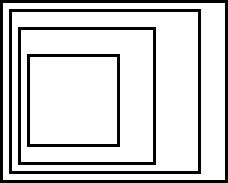
#> input picture 60569457-goodFeaturesToTrack-rectangle-corner-detection/1.jpg, 228 x 183 px
$ python corner_detection_rectangle.py
#> lines starting #> are read from the running program, lines starting #| are printed output that depends on the picture; after the words box and inside, x2 and y2 are one past the last pixel; in counts of white or black regions, pixels touching at a corner belong together
import cv2

# Load image, grayscale, blur, Otsu's threshold
image = cv2.imread('1.jpg')
#> image is the input picture: shape (183, 228, 3); min 0, max 255, mean 210.8
gray = cv2.cvtColor(image, cv2.COLOR_BGR2GRAY)
blur = cv2.GaussianBlur(gray, (3,3), 0)
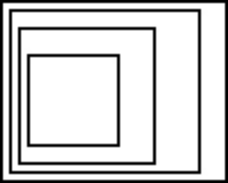
#> blur: shape (183, 228); min 0, max 255, mean 210.8
thresh = cv2.threshold(blur, 0, 255, cv2.THRESH_BINARY_INV + cv2.THRESH_OTSU)[1]
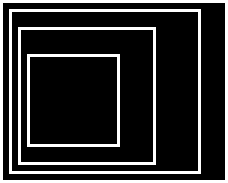
#> thresh: shape (183, 228); 17.3% white; 4 white regions

# Remove small noise with contour area filtering
cnts = cv2.findContours(thresh, cv2.RETR_TREE, cv2.CHAIN_APPROX_SIMPLE)
#> cnts = 8 contours; box (x1, y1, x2, y2) and area: (0, 0, 228, 183) 41314, (2, 2, 226, 181) 39692, (9, 9, 201, 174) 31324, (11, 11, 199, 172) 29918, (18, 27, 156, 165) 18769, (20, 29, 154, 163) 17687, (27, 54, 120, 147) 8464, (29, 56, 118, 145) 7742
cnts = cnts[0] if len(cnts) == 2 else cnts[1]
for c in cnts:
    area = cv2.contourArea(c)
    if area < 150:
        cv2.drawContours(thresh, [c], -1, 0, -1)
#> this loop made 8 passes
#> (c, area) on passes 1, 3, 5, 7: ([[0, 0], [0, 182], [227, 182], [227, 0]], 41314), ([[9, 9], [9, 173], [200, 173], [200, 9]], 31324), ([[18, 27], [18, 164], [155, 164], [155, 27]], 18769), ([[27, 54], [27, 146], [119, 146], [119, 54]], 8464)
#> area on passes 2, 4, 6, 8: 39692, 29918, 17687, 7742

# Find corners and draw onto image
corners = cv2.goodFeaturesToTrack(thresh,150,0.5,5)
#> corners = 16 rows, first 8: [224, 179], [3, 179], [200, 173], [9, 173], [155, 164], [18, 164], [119, 146], [27, 146]
for corner in corners:
    x,y = corner.ravel()
    cv2.circle(image,(x,y),3,(36,255,12),-1)
#> this loop made 16 passes
#> (x, y) on passes 1 to 12: (224, 179), (3, 179), (200, 173), (9, 173), (155, 164), (18, 164), (119, 146), (27, 146), (116, 57), (30, 57), (152, 30), (21, 30)
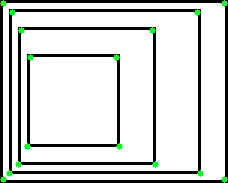
#> image: shape (183, 228, 3); 1.11% of pixels changed, all inside (x1, y1, x2, y2) = (0, 0, 228, 183)

# The number of rectangles is corners / 4
print('Rectangles: {}'.format(len(corners)/4))
#| Rectangles: 4.0

cv2.imshow('image', image)
cv2.waitKey()

$ run again, with 60569457-goodFeaturesToTrack-rectangle-corner-detection/2.jpg copied over 60569457-goodFeaturesToTrack-rectangle-corner-detection/1.jpg
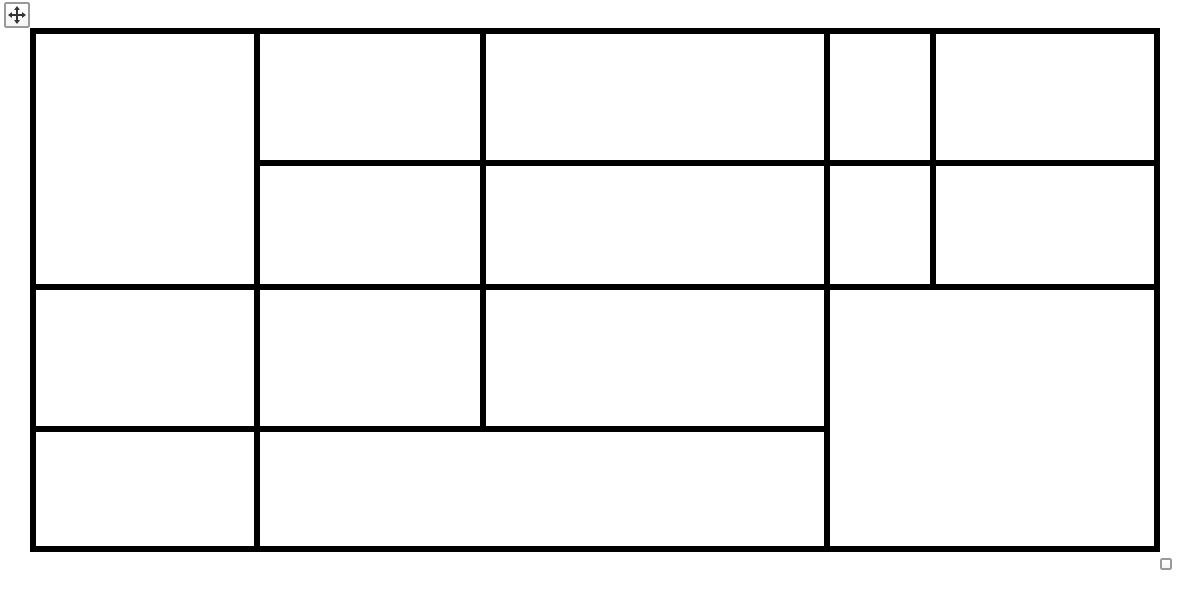
#> input picture 60569457-goodFeaturesToTrack-rectangle-corner-detection/2.jpg, 1188 x 594 px
#> image is the input picture: shape (594, 1188, 3); min 0, max 255, mean 238.2
#> `thresh = cv2.threshold(blur, 0, 255, cv2.THRESH_BINARY_INV + cv2.THRES..`:
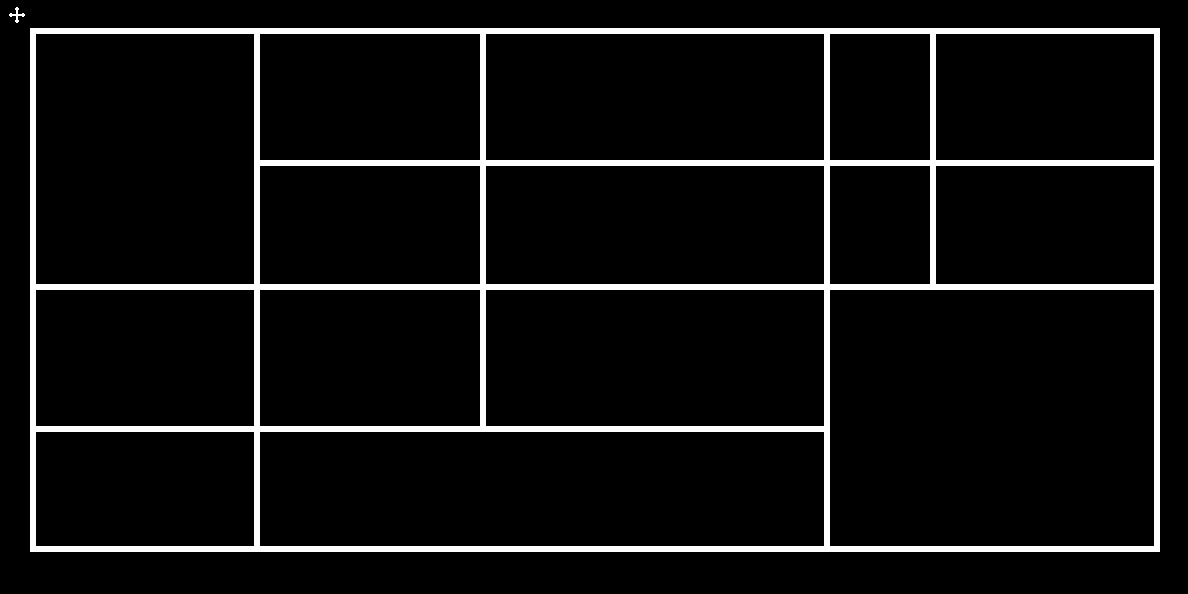
#> thresh: shape (594, 1188); 6.6% white; 2 white regions
#> cnts = 17 contours; largest, box (x1, y1, x2, y2) and area: (30, 28, 1160, 552) 590467, (829, 289, 1155, 547) 83523, (259, 431, 825, 547) 64973, (35, 33, 255, 285) 54967, (485, 289, 825, 427) 46441
#> the loop `for c in cnts:` made 17 passes
#> area on passes 2 to 9: 64973, 25183, 83523, 46441, 30275, 30001, 26059, 12017
#> corners = 64 rows, first 8: [1159, 551], [30, 551], [1153, 545], [830, 545], [823, 545], [260, 545], [253, 545], [36, 545]
#> the loop `for corner in corners:` made 64 passes
#> after the loop `for corner in corners:`:
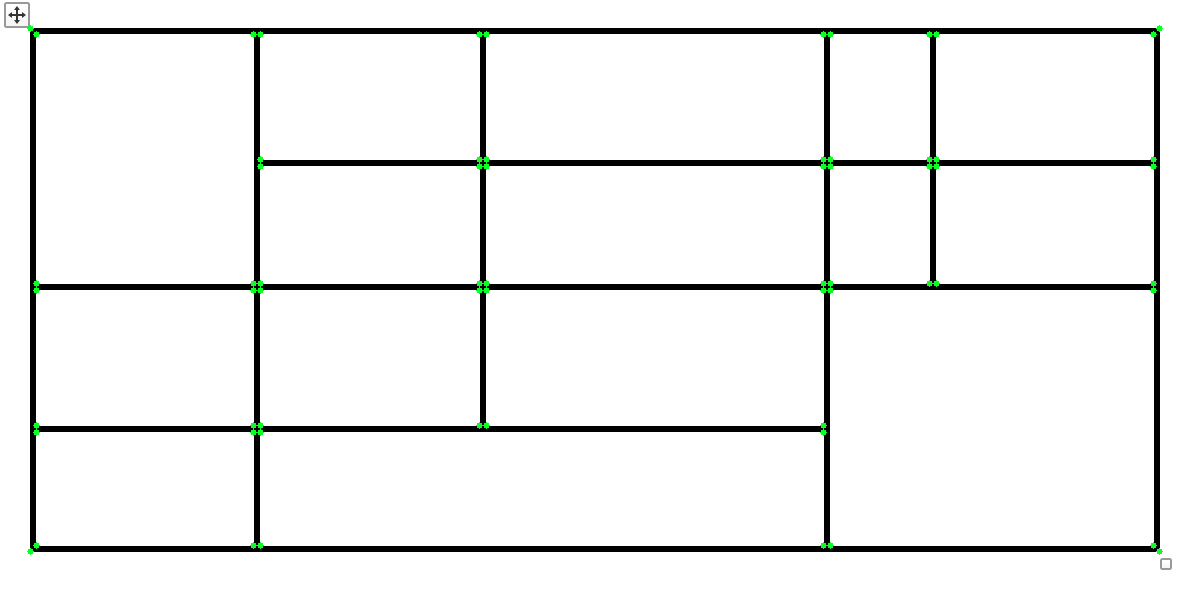
#> image: shape (594, 1188, 3); 0.26% of pixels changed, all inside (x1, y1, x2, y2) = (27, 25, 1163, 555)
#| Rectangles: 16.0
